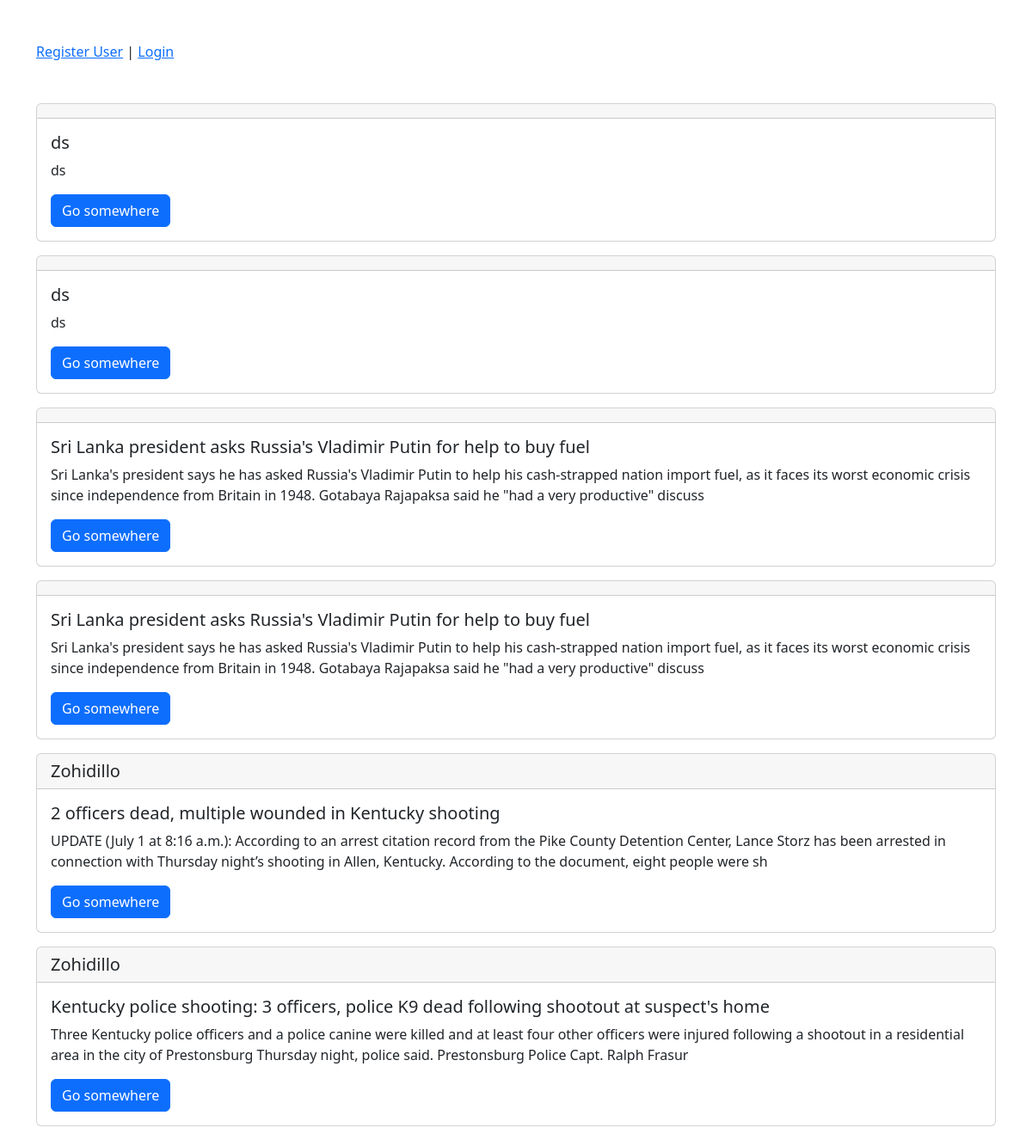
The page / on the database its author committed.
### blog/models.py (models this page shows, shortened)
class Blog(models.Model):
    author = models.ForeignKey(User, on_delete=models.SET_NULL, null=True)
    title = models.CharField(max_length=300) # input
    blog = models.TextField() #textarea
    add_time = models.DateTimeField(auto_now_add=True)

### blog/views.py (the view)
# urls.py: path("", BlogView.as_view(), name="BV"),
class BlogView(ListView):
    model = Blog
    ordering = '-add_time'
    template_name = "blogs.html"

### templates/blogs.html (shortened to what this page needs)
{% extends "base.html" %}
{% block content %}
    <div class="my-5">
        {% if user.is_authenticated %}
            <h1 class="user">{{ user.username }}</h1>
            <a href="{% url 'blog:AB' %}">Add Blog</a> |
            <a href="{% url 'accounts:LO' %}">LogOut</a>
        {% else %}
            <a href="{% url 'accounts:CU' %}">Register User</a> |
            <a href="{% url 'accounts:LI' %}">Login</a>
        {% endif %}
    </div>
    <div class="row mt-5">
        {% for i in object_list %}
            <div class="col-xxl-8 m-auto">
                <div class="card mb-3">
                    <h5 class="card-header">{{ i.author.username }}</h5>
                    <div class="card-body">
                        <h5 class="card-title">{{ i.title }}</h5>
                        <p class="card-text">{{ i.blog | slice:250 }}</p>
                        <a href="{% url 'blog:OB' pk=i.pk %}" class="btn btn-primary">Go somewhere</a>
                    </div>
                </div>
            </div>
        {% endfor %}
    </div>
{% endblock content %}

### templates/base.html (shortened to what this page needs)
<!doctype html>
{% load static %}
<html lang="en">
  <head>
    <link href="https://cdn.jsdelivr.net/npm/bootstrap@5.2.0-beta1/dist/css/bootstrap.min.css" rel="stylesheet">
    <link rel="stylesheet" href="{% static 'css/style.css' %}">
  </head>
  <body>
    <div class="container">
        {% block content %}
        {% endblock content %}
    </div>
  </body>
</html>

### rows shown on the page
Blog: title "ds", blog "ds"
Blog: title "ds", blog "ds"
Blog: title "Sri Lanka president asks Russia's Vladimir Putin for help to buy fuel", blog "Sri Lanka's president says he has asked Russia's Vladimir Putin to help his cash-strapped nation import fuel, as it faces its worst economic crisis since independence from Britain in 1948. Gotabaya Rajapaksa said he \"had a very productive\" discuss"
Blog: title "Sri Lanka president asks Russia's Vladimir Putin for help to buy fuel", blog "Sri Lanka's president says he has asked Russia's Vladimir Putin to help his cash-strapped nation import fuel, as it faces its worst economic crisis since independence from Britain in 1948. Gotabaya Rajapaksa said he \"had a very productive\" discuss"
Blog: author.username "Zohidillo", title "2 officers dead, multiple wounded in Kentucky shooting", blog "UPDATE (July 1 at 8:16 a.m.): According to an arrest citation record from the Pike County Detention Center, Lance Storz has been arrested in connection with Thursday night’s shooting in Allen, Kentucky. According to the document, eight people were sh"
Blog: author.username "Zohidillo", title "Kentucky police shooting: 3 officers, police K9 dead following shootout at suspect's home", blog "Three Kentucky police officers and a police canine were killed and at least four other officers were injured following a shootout in a residential area in the city of Prestonsburg Thursday night, police said. Prestonsburg Police Capt. Ralph Frasur"
